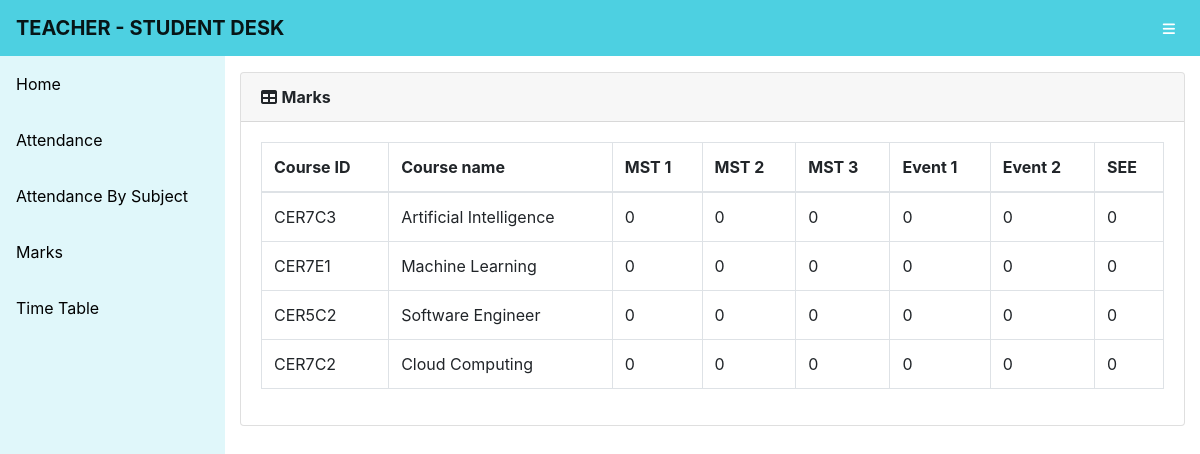
Page /info/student/DE17071/marks_list/ (signed in) on the committed database.
### info/models.py (models this page shows, shortened)
class StudentCourse(models.Model):
    student = models.ForeignKey(Student, on_delete=models.CASCADE)
    course = models.ForeignKey(Course, on_delete=models.CASCADE)
    class Meta:
        unique_together = (('student', 'course'),)
        verbose_name_plural = 'Marks'

class Course(models.Model):
    dept = models.ForeignKey(Dept, on_delete=models.CASCADE)
    id = models.CharField(primary_key='True', max_length=50)
    name = models.CharField(max_length=50)
    shortname = models.CharField(max_length=50, default='X')

class Marks(models.Model):
    studentcourse = models.ForeignKey(StudentCourse, on_delete=models.CASCADE)
    name = models.CharField(max_length=50, choices=test_name, default='Internal test 1')
    marks1 = models.IntegerField(default=0, validators=[MinValueValidator(0), MaxValueValidator(100)])
    class Meta:
        unique_together = (('studentcourse', 'name'),)

### info/views.py (the view)
# urls.py: path('student/<slug:stud_id>/marks_list/', views.marks_list, name='marks_list'),
@login_required()
def marks_list(request, stud_id):
    stud = Student.objects.get(USN=stud_id, )
    ass_list = Assign.objects.filter(class_id_id=stud.class_id)
    sc_list = []
    for ass in ass_list:
        try:
            sc = StudentCourse.objects.get(student=stud, course=ass.course)
        except StudentCourse.DoesNotExist:
            sc = StudentCourse(student=stud, course=ass.course)
            sc.save()
            sc.marks_set.create(type='I', name='Internal test 1')
            sc.marks_set.create(type='I', name='Internal test 2')
            sc.marks_set.create(type='I', name='Internal test 3')
            sc.marks_set.create(type='E', name='Event 1')
            sc.marks_set.create(type='E', name='Event 2')
            sc.marks_set.create(type='S', name='Semester End Exam')
        sc_list.append(sc)
    return render(request, 'info/marks_list.html', {'sc_list': sc_list})

### info/models.py (called while the page is built)
    @property
    def is_student(self):
        if hasattr(self, 'student'):
            return True
        return False

### info/templates/info/marks_list.html
{% extends 'info/base.html' %}
    {% load static %}
    {% block content %}
                  <div class="card mb-3">
            <div class="card-header">
              <i class="fas fa-table"></i>
            <b>Marks</b></div>
            <div class="card-body">
              <div class="table-responsive">
                <table class="table table-bordered" id="dataTable" width="100%" cellspacing="0">
                  <thead>
                    <tr>
                        <th>Course ID</th>
                        <th>Course name</th>
                        <th>MST 1</th>
                        <th>MST 2</th>
                        <th>MST 3</th>
                        <th>Event 1</th>
                        <th>Event 2</th>
                        <th>SEE</th>
                    </tr>
                  </thead>
                  <tbody>
                    {% for sc in sc_list %}
                    <tr>
                        <td>{{ sc.course_id }}</td>
                        <td>{{sc.course.name}}</td>
                        {% for m in sc.marks_set.all %}
                            <td>{{ m.marks1 }}</td>
                        {% endfor %}
                    </tr>
                    {% empty %}
                            <p>student has no courses</p>
                    {% endfor %}
                  </tbody>
                </table>
              </div>
            </div>
          </div>
    {% endblock %}

### info/templates/info/base.html (shortened to what this page needs)
<!DOCTYPE html>
<html lang="en">
  <head>
      {% load static %}
    <link href="{% static '/info/bootstrap/vendor/bootstrap/css/bootstrap.min.css' %}" rel="stylesheet">
    <link href="{% static '/info/bootstrap/vendor/fontawesome-free/css/all.min.css' %}" rel="stylesheet" type="text/css">
    <link href="{% static '/info/bootstrap/vendor/datatables/dataTables.bootstrap4.css' %}" rel="stylesheet">
    <link href="{% static '/info/bootstrap/css/sb-admin.css' %}" rel="stylesheet">
  </head>
  <body id="page-top">
    <nav  class="navbar navbar-light static-top" style="background-color: #4DD0E1;">
      <a class="navbar-brand mr-1" href="{% url 'index' %}"><b>TEACHER - STUDENT DESK</b></a>
      <button class="btn btn-link btn-sm text-white order-1 order-sm-0" id="sidebarToggle" href="#">
        <i class="fas fa-bars"></i>
      </button>
    </nav>
    <div id="wrapper">
      <ul class="sidebar navbar-nav"  style="background-color: #E0F7FA;" >
            <li class="nav-item">
              <a class="nav-link" href="{% url 'index' %}">
                <span style="color:black">Home</span>
              </a>
            </li>
        {% if request.user.is_student %}
            <li class="nav-item">
              <a class="nav-link" href="{% url 'attendance' request.user.student.USN %}">
                <span style="color:black">Attendance</span>
              </a>
            </li>
            <li class="nav-item">
              <a class="nav-link" href="{% url 'attendance' request.user.student.USN %}">
                <span style="color:black">Attendance By Subject</span>
              </a>
            </li>
            <li class="nav-item">
              <a class="nav-link" href="{% url 'marks_list' request.user.student.USN %}">
                <span style="color:black">Marks</span>
              </a>
            </li>
              <li class="nav-item">
              <a class="nav-link" href="{% url 'timetable' request.user.student.class_id_id %}">
                <span style="color:black">Time Table</span>
              </a>
            </li>
        {% endif %}
      </ul>
      <div id="content-wrapper">
        <div class="container-fluid">
            {% block content %}
            {% endblock %}
        </div>
      </div>
    </div>
  </body>
</html>

### rows in the picture
StudentCourse: course_id "CER7C3", course.name "Artificial Intelligence"
Marks: marks1 "0"
Marks: marks1 "0"
Marks: marks1 "0"
Marks: marks1 "0"
Marks: marks1 "0"
Marks: marks1 "0"
StudentCourse: course_id "CER7E1", course.name "Machine Learning"
Marks: marks1 "0"
Marks: marks1 "0"
Marks: marks1 "0"
Marks: marks1 "0"
Marks: marks1 "0"
Marks: marks1 "0"
StudentCourse: course_id "CER5C2", course.name "Software Engineer"
Marks: marks1 "0"
Marks: marks1 "0"
Marks: marks1 "0"
Marks: marks1 "0"
Marks: marks1 "0"
Marks: marks1 "0"
StudentCourse: course_id "CER7C2", course.name "Cloud Computing"
Marks: marks1 "0"
Marks: marks1 "0"
Marks: marks1 "0"
Marks: marks1 "0"
Marks: marks1 "0"
Marks: marks1 "0"
